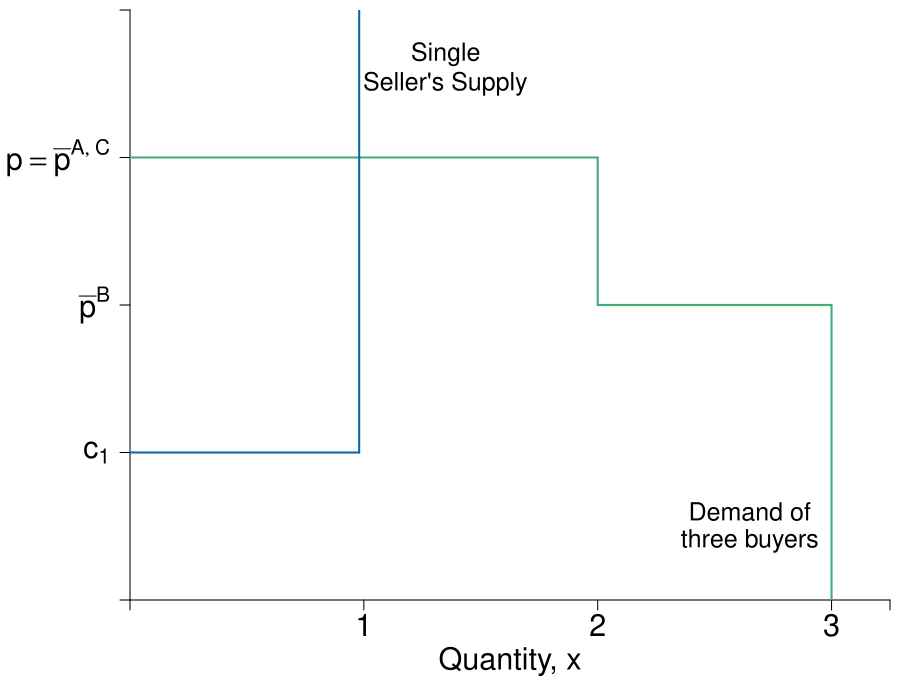

Write R code to recreate this figure.
require(shape)
pdf(file = "competitionmarkets/makost_market3.pdf", width = 9, height = 7)

#Set parameters for graphics
axislabelsize <- 1.5
labelsize <- 1.5
graphlinewidth <- 3
segmentlinewidth <- 2

COL <- c("#7fc97f", "#beaed4", "#fdc086", "#ffff99", "#386cb0", "#f0027f", "#bf5b17", "#666666")
COLA <- c("#e0f3db", "#99d8c9","#66c2a4","#41ae76", "#238b45", "#005824")
COLB <- c("#c6dbef", "#4eb3d3", "#2b8cbe", "#0868ac","#084081")
COLC <- c("#fcfbfd", "#efedf5", "#dadaeb", "#bcbddc", "#9e9ac8", "#807dba", "#6a51a3", "#54278f", "#3f007d")

par(mar =  c(5, 5.2, 2, 2))

Demand <- function(x, rmax = 20, xmax = 12, n = 10) {
  rmax - (rmax/(n*xmax))*x
}

mrsA <- function(x, rmax = 20, xmax = 10) {
  rmax - (rmax/xmax)*x
}

uA <- function(x, y, rmax, rmax = 20, xmax = 10) {
  y + rmax*x - (1/2)(rmax/xmax)*x^2
}


Supply <- function(x, c1 = 0, c2 = 0.05){
  c1 + 2*c2*x
}

xlims <- c(0, 3.25)
ylims <- c(0, 4)

npts <- 501 

plot(0, 0, xlim = xlims, ylim = ylims, type = "n",
     xlab = expression(paste("")),
     ylab = expression(paste("")), 
     xaxt = "n", 
     yaxt = "n", 
     cex.lab = axislabelsize, 
     bty = "n",
     xaxs="i", 
     yaxs="i")

# ticksy <- seq(from = 0, to = ylims[2], by = 2)
# ylabels <- seq(from = 0, to = ylims[2], by = 2)
# ticksx <- seq(from = 0, to = xlims[2], by = 2)
# xlabels <- seq(from = 0, to = xlims[2], by = 2)
ticksy <- c(0, 1, 2, 3, ylims[2])
ylabels <- c(NA, expression(paste(c[1])), expression(paste(r[max]^B)), expression(paste(p == r[max]^{list(A, C)})), NA)
ticksx <- c(0, 1, 2, 3, xlims[2])
xlabels <- c(NA, 1, 2, 3, NA)

axis(1, at = ticksx, pos = 0, labels = xlabels, cex.axis = axislabelsize)
axis(2, at = ticksy, pos = 0, labels = ylabels, las = 1, cex.axis = axislabelsize)


#Line for Demand
segments(0, 3, 2, 3, lty = 1, col = COLA[4] , lwd = segmentlinewidth)
segments(2, 3, 2, 2, lty = 1, col = COLA[4] , lwd = segmentlinewidth)
segments(2, 2, 3, 2, lty = 1, col = COLA[4] , lwd = segmentlinewidth)
segments(3, 2, 3, 0, lty = 1, col = COLA[4] , lwd = segmentlinewidth)

#Line for Supply
segments(0, 1, 0.98, 1, lty = 1, col = COLB[4] , lwd = segmentlinewidth)
segments(0.98, 1, 0.98, 4, lty = 1, col = COLB[4] , lwd = segmentlinewidth)

#For market price
# segments(0, 2, 1, 2, lty = 2, "gray" , lwd = segmentlinewidth)

#Label axes
mtext(expression(paste("Quantity of output, ", x)), side=1, line = 2.5, cex = axislabelsize)
#text(-0.3, 0.5*ylims[2], expression(paste("Price per unit of x, ", p[X])), xpd = TRUE, cex = axislabelsize, srt = 90) 
# 
# points(50, 10, pch = 16, col = "black", cex = 1.5)
# text(52, 10.5, expression(M))
text(2.65, 0.6, expression("Demand of"), cex = labelsize)
text(2.65, 0.4, expression("three buyers"), cex = labelsize)
text(1.35, 3.7, expression("Single"), cex = labelsize)
text(1.35, 3.5, expression("Seller's Supply"), cex = labelsize)

# text(0.27, 2.6, expression("Equilibrium Price"), cex = labelsize)
# text(0.27, 2.4, expression("falls in this range"), cex = labelsize)
# Arrows(0.55, 2.1, 0.55, 2.9, col = "black", code =3, lty = 1, lwd = 2, arr.type = "triangle", arr.lwd = 0.5)


dev.off()
